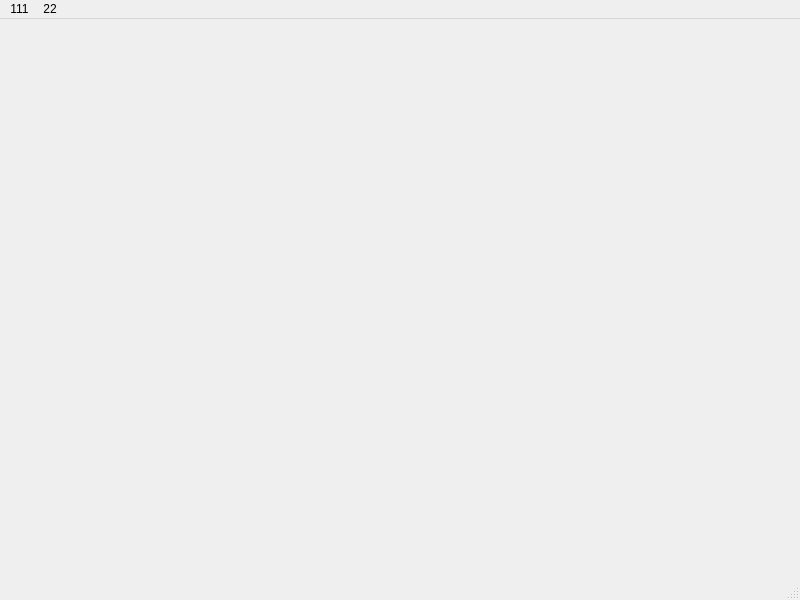
<?xml version="1.0" encoding="UTF-8"?>
<ui version="4.0">
 <class>MainWindow</class>
 <widget class="QMainWindow" name="MainWindow">
  <property name="geometry">
   <rect>
    <x>0</x>
    <y>0</y>
    <width>800</width>
    <height>600</height>
   </rect>
  </property>
  <property name="windowTitle">
   <string>MainWindow</string>
  </property>
  <widget class="QWidget" name="centralwidget"/>
  <widget class="QMenuBar" name="menubar">
   <property name="geometry">
    <rect>
     <x>0</x>
     <y>0</y>
     <width>800</width>
     <height>20</height>
    </rect>
   </property>
   <widget class="QMenu" name="menu111">
    <property name="title">
     <string>111</string>
    </property>
    <addaction name="separator"/>
    <addaction name="separator"/>
   </widget>
   <widget class="QMenu" name="menu22">
    <property name="title">
     <string>22</string>
    </property>
    <widget class="QMenu" name="menu33">
     <property name="title">
      <string>33</string>
     </property>
     <addaction name="separator"/>
     <addaction name="action44"/>
    </widget>
    <addaction name="separator"/>
    <addaction name="separator"/>
    <addaction name="menu33"/>
   </widget>
   <addaction name="menu111"/>
   <addaction name="menu22"/>
  </widget>
  <widget class="QStatusBar" name="statusbar"/>
  <action name="action44">
   <property name="text">
    <string>44</string>
   </property>
  </action>
 </widget>
 <resources/>
 <connections/>
</ui>
